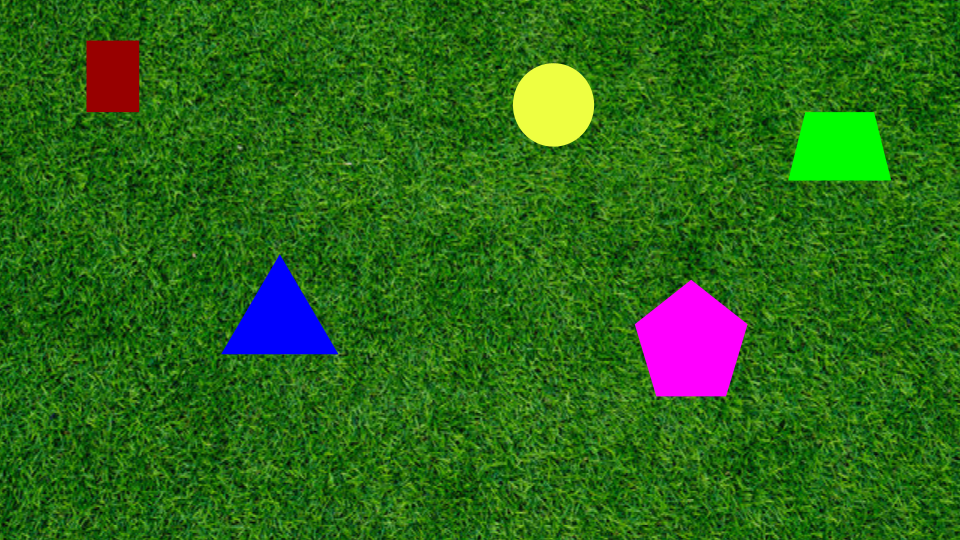
#> input picture ImagesAndVideos/PennAir 2024 App Static.png, 960 x 540 px, found by its file name
$ python 5thAttempt.py
#> lines starting #> are read from the running program, lines starting #| are printed output that depends on the picture; after the words box and inside, x2 and y2 are one past the last pixel; in counts of white or black regions, pixels touching at a corner belong together
import cv2 as cv
import numpy as np

img = cv.imread('PennAir 2024 App Static.png')
#> img is the input picture: shape (540, 960, 3); mean B, G, R 24.5, 104.6, 44

gray = cv.cvtColor(img, cv.COLOR_BGR2GRAY)
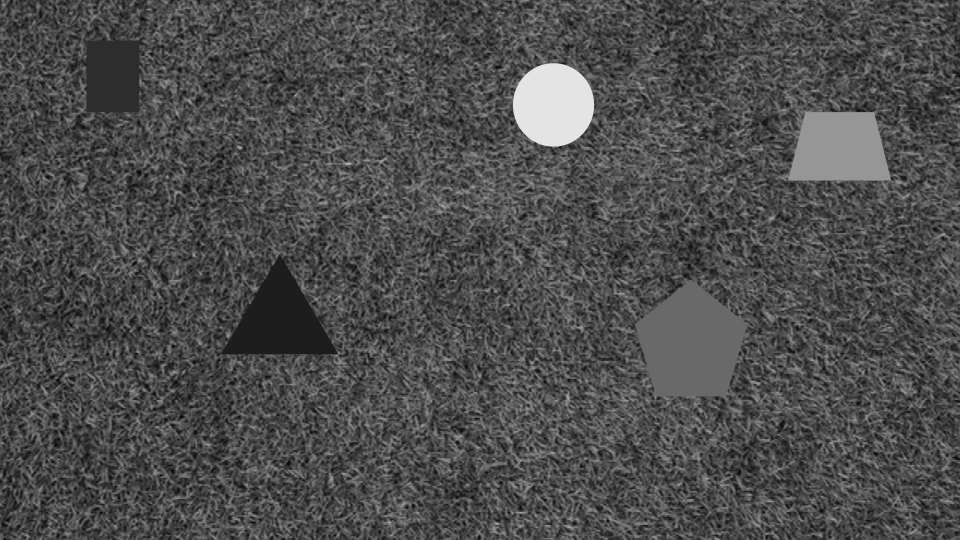
#> gray: shape (540, 960); min 6, max 228, mean 77.3

_, thresh = cv.threshold(gray, 0, 255, cv.THRESH_BINARY_INV + cv.THRESH_OTSU)
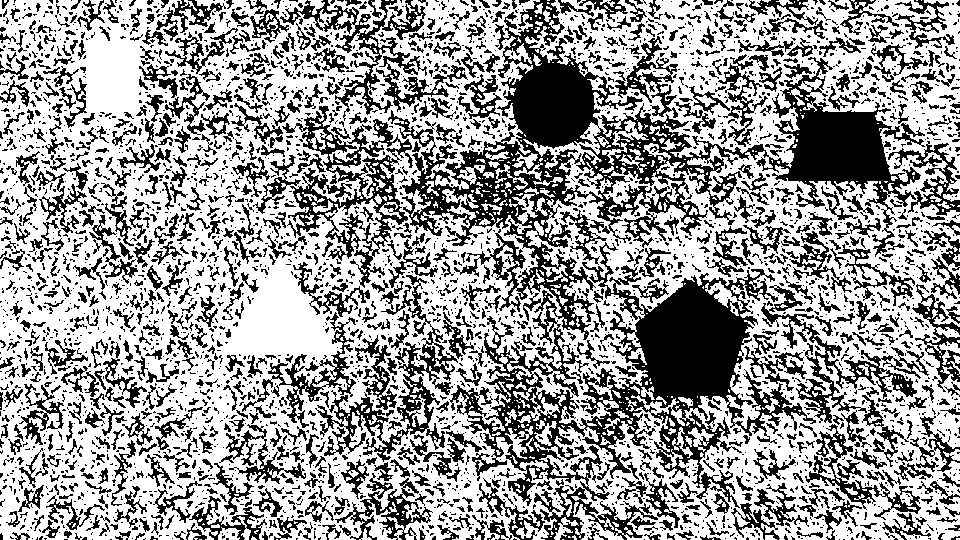
#> thresh: shape (540, 960); 61.9% white; 3725 black regions (2812 under 20 px)

im2, contours = cv.findContours(thresh, cv.RETR_EXTERNAL, cv.CHAIN_APPROX_SIMPLE)
#> im2 = 277 contours, 232 with area under 20; largest, box (x1, y1, x2, y2) and area: (0, 0, 960, 540) 464436, (442, 189, 479, 220) 310, (457, 165, 485, 185) 197, (218, 527, 241, 540) 181, (504, 43, 532, 64) 174; contours = 277 rows, first 6: [1, -1, -1, -1], [2, 0, -1, -1], [3, 1, -1, -1], [4, 2, -1, -1], [5, 3, -1, -1], [6, 4, -1, -1]

img2 = img

cv.drawContours(img2, im2, 0, (255, 0, 0), 2)
#> img2: shape (540, 960, 3); under 0.01% of pixels changed, all inside (x1, y1, x2, y2) = (561, 538, 565, 540)
cv.imshow("show contours", img2)
cv.waitKey(0)
cv.destroyAllWindows()
shape = ""
for c in im2:
    approx = cv.approxPolyDP(c, 0.01 * cv.arcLength(c, True), True)

    if len(approx) == 3:
        shape = "triangle"
    elif len(approx) == 4:
        shape = "rectangle"
    elif len(approx) == 5:
        shape = "pentagon"
    elif len(approx) == 6:
        shape = "hexagon"
    elif len(approx) > 6:
        shape = "circle"
    else:
        shape = ""

    cv.drawContours(img, [c], 0, (0, 0, 255), 2)
    cv.putText(img, shape, (approx[0][0][0], approx[0][0][1]), cv.FONT_HERSHEY_SIMPLEX, 0.7, (0, 0, 0), 2)
#> this loop made 277 passes
#> (c, approx, shape) on passes 27, 37, 38: ([[203, 523], [202, 524], [204, 524]], [[204, 524], [203, 523], [202, 524]], 'triangle'), ([[397, 513], [396, 514], [398, 514], [398, 513]], [[398, 513], [397, 513], [396, 514], [398, 514]], 'rectangle'), ([[367, 512], [367, 513], [368, 512]], [[368, 512], [367, 512], [367, 513]], 'triangle')
#> (approx, shape) on passes 1 to 6: ([[562, 539], [563, 539]], ''), ([[489, 539]], ''), ([[276, 539], [277, 539]], ''), ([[199, 539], [201, 539]], ''), ([[153, 539], [155, 539]], ''), ([[956, 538], [956, 539], [959, 539], [959, 538]], 'rectangle')
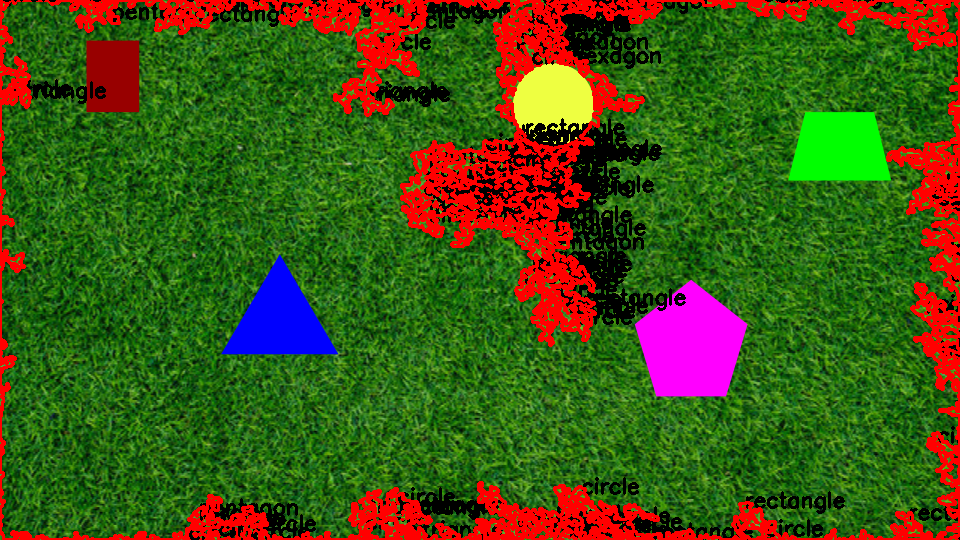
#> img: shape (540, 960, 3); 17.87% of pixels changed, all inside (x1, y1, x2, y2) = (0, 0, 960, 540)

cv.imshow("show contours", img)
cv.waitKey(0)
cv.destroyAllWindows()

$ run again, with ImagesAndVideos/flat.png copied over ImagesAndVideos/PennAir 2024 App Static.png
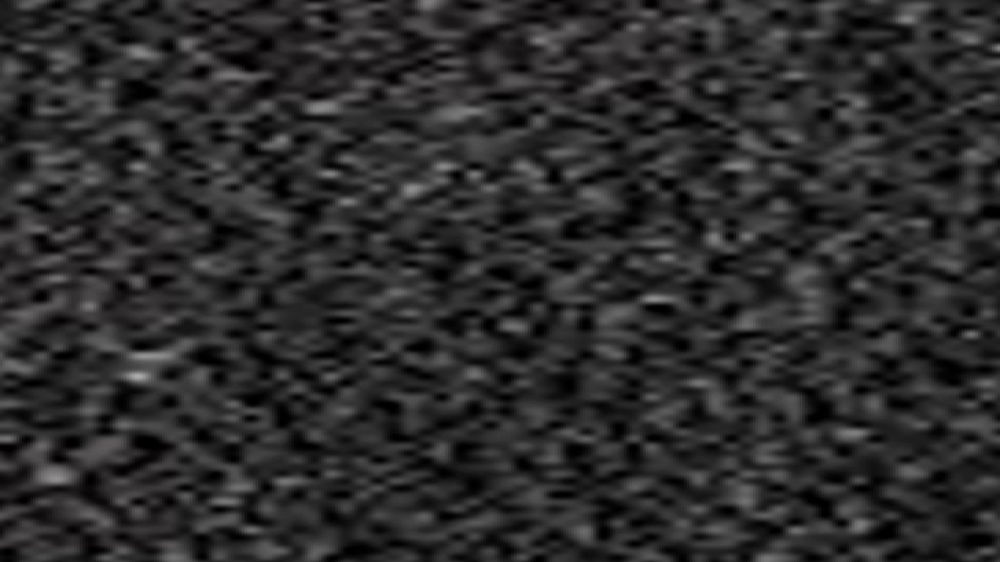
#> input picture ImagesAndVideos/flat.png, 1000 x 562 px, shrunk from 1920 x 1080 before the run, found by its file name
#> img is the input picture: shape (562, 1000, 3); mean B, G, R 44, 43.9, 44.2
#> `_, thresh = cv.threshold(gray, 0, 255, cv.THRESH_BINARY_INV + cv.THRES..`:
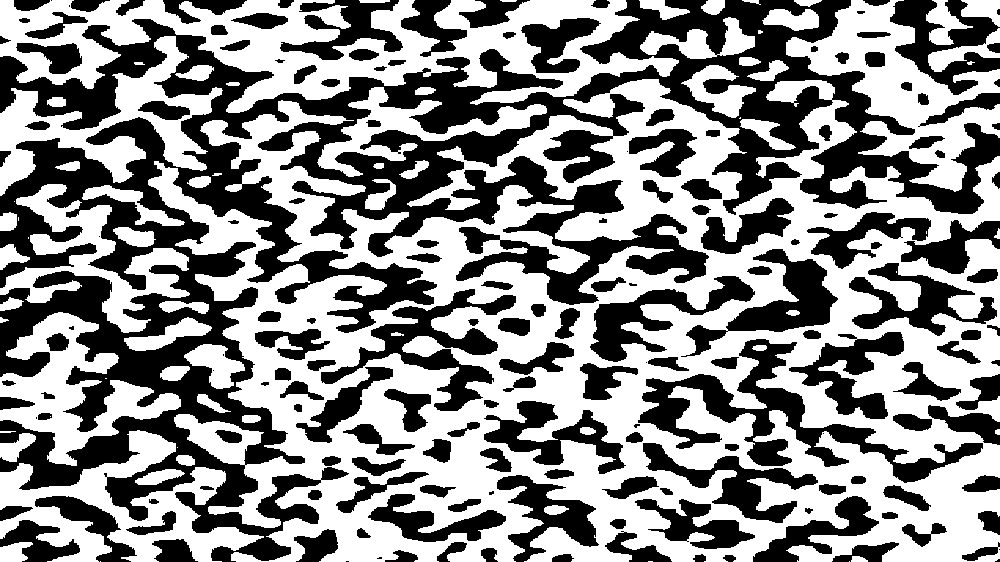
#> thresh: shape (562, 1000); 54.6% white; 174 black regions (18 under 20 px)
#> im2 = 66 contours, 17 with area under 20; largest, box (x1, y1, x2, y2) and area: (148, 79, 1000, 562) 266108, (0, 0, 679, 113) 36093, (786, 0, 1000, 192) 14976, (0, 430, 264, 562) 12433, (0, 36, 223, 196) 10760; contours = 66 rows, first 6: [1, -1, -1, -1], [2, 0, -1, -1], [3, 1, -1, -1], [4, 2, -1, -1], [5, 3, -1, -1], [6, 4, -1, -1]
#> img2: shape (562, 1000, 3); under 0.01% of pixels changed, all inside (x1, y1, x2, y2) = (848, 560, 851, 562)
#> the loop `for c in im2:` made 66 passes
#> (approx, shape) on passes 1, 2, 3, 9, 16, 25, 28, 30: ([[849, 561]], ''), ([[648, 561], [652, 561]], ''), ([[100, 561]], ''), ([[177, 447]], ''), ([[105, 378], [106, 378]], ''), ([[28, 237], [28, 238]], ''), ([[18, 217], [18, 220]], ''), ([[14, 201]], '')
#> after the loop `for c in im2:`:
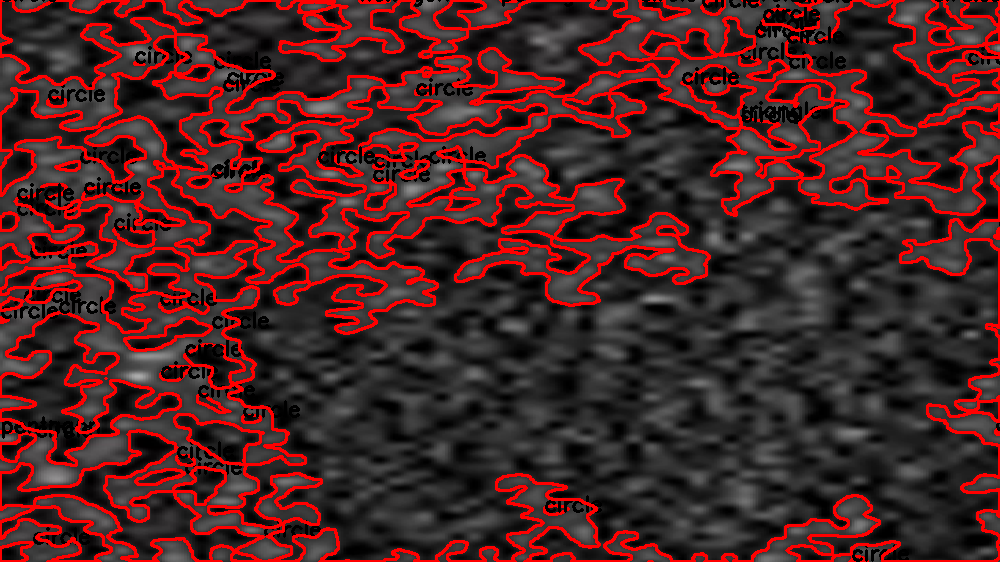
#> img: shape (562, 1000, 3); 18.38% of pixels changed, all inside (x1, y1, x2, y2) = (0, 0, 1000, 562)
